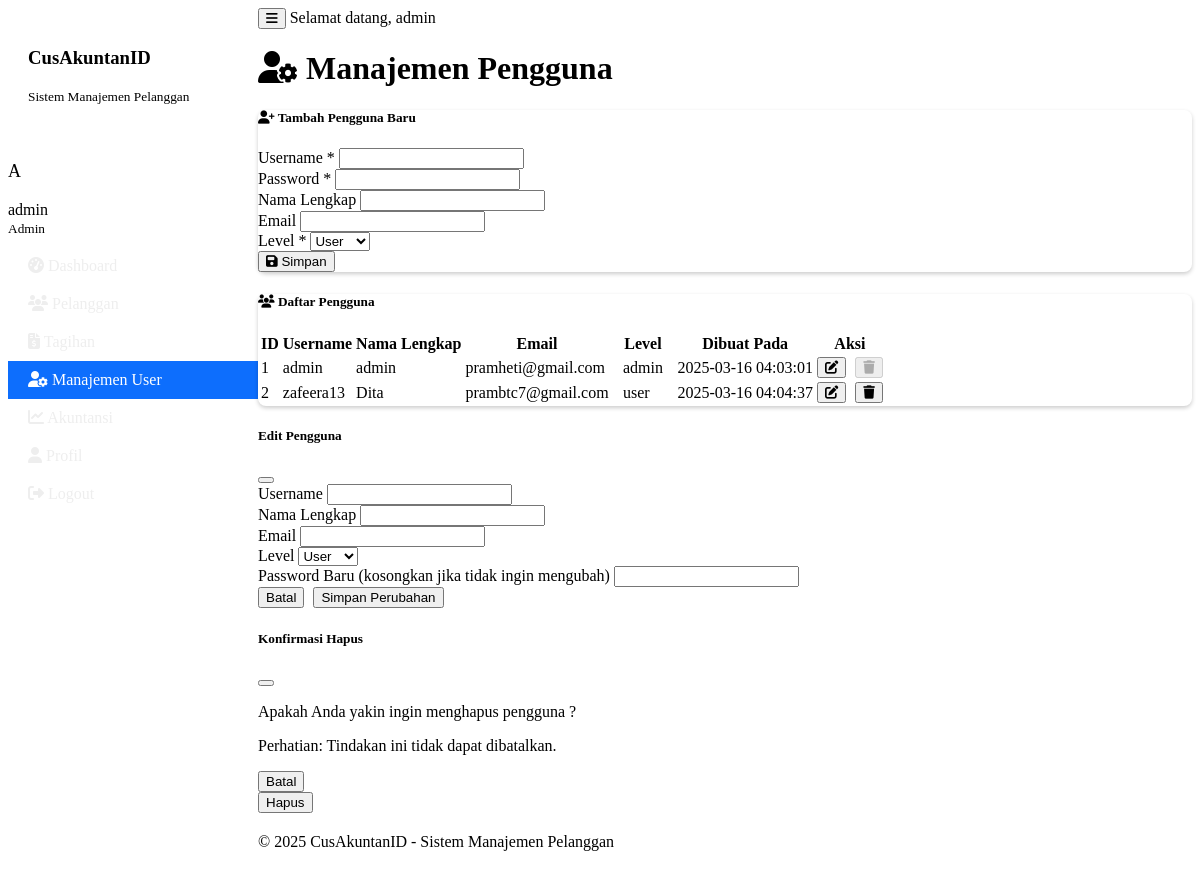
Page /users (signed in) on the earlier database version.
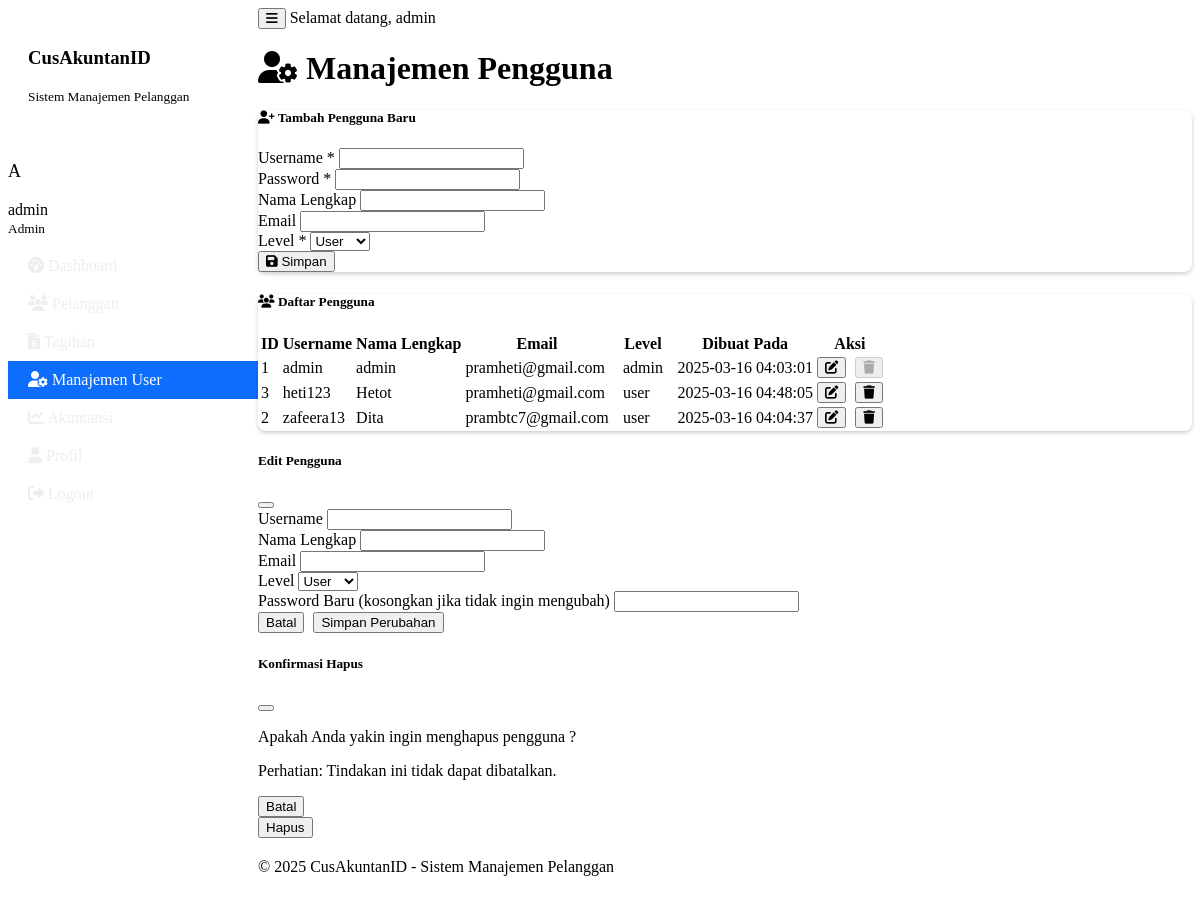
Same page on the later database version.
### tables this page shows
CREATE TABLE pengguna (
            id INTEGER PRIMARY KEY,
            username TEXT UNIQUE NOT NULL,
            password_hash TEXT NOT NULL,
            nama_lengkap TEXT,
            email TEXT,
            level TEXT DEFAULT 'user',
            dibuat_pada TEXT
        );

### main.py (the view)
    def decorated_function(*args, **kwargs):
        if 'user' not in session:
            flash('Anda perlu login terlebih dahulu.', 'warning')
            return redirect(url_for('login'))
        if session['user'].get('level') != 'admin':
            flash('Anda tidak memiliki hak akses ke halaman ini.', 'danger')
            return redirect(url_for('dashboard'))
        return f(*args, **kwargs)

### main.py (called while the page is built)
@app.context_processor
def inject_now():
    return {'now': datetime.datetime.now()}

def admin_required(f):
    def decorated_function(*args, **kwargs):
        if 'user' not in session:
            flash('Anda perlu login terlebih dahulu.', 'warning')
            return redirect(url_for('login'))
        if session['user'].get('level') != 'admin':
            flash('Anda tidak memiliki hak akses ke halaman ini.', 'danger')
            return redirect(url_for('dashboard'))
        return f(*args, **kwargs)
    decorated_function.__name__ = f.__name__
    return decorated_function

@app.route('/users')
@admin_required
def user_list():
    users = pengguna_manager.get_all_users()
    return render_template('user_management.html', users=users)

    def get_connection(self):
        return sqlite3.connect(self.db_path)

    def get_all_users(self):
        conn = None
        try:
            conn = self.get_connection()
            cursor = conn.cursor()
            cursor.execute("SELECT id, username, nama_lengkap, email, level, dibuat_pada FROM pengguna ORDER BY username")
            users = cursor.fetchall()
            return users
        except sqlite3.OperationalError as e:
            print(f"Database error: {e}")
            return []
        finally:
            if conn:
                conn.close()

### templates/user_management.html (shortened to what this page needs)
{% extends "base.html" %}
{% block content %}
<div class="container">
    <h1 class="mb-4"><i class="fas fa-user-cog me-2"></i> Manajemen Pengguna</h1>
    <div class="card mb-4">
        <div class="card-header bg-primary text-white">
            <h5 class="mb-0">
                <i class="fas fa-user-plus me-2"></i> Tambah Pengguna Baru
            </h5>
        </div>
        <div class="card-body">
            <form method="POST" action="{{ url_for('add_user') }}" id="addUserForm">
                <div class="row">
                    <div class="col-md-6 mb-3">
                        <label for="username" class="form-label">Username <span class="text-danger">*</span></label>
                        <input type="text" class="form-control" id="username" name="username" required>
                    </div>
                    <div class="col-md-6 mb-3">
                        <label for="password" class="form-label">Password <span class="text-danger">*</span></label>
                        <input type="password" class="form-control" id="password" name="password" required>
                    </div>
                </div>
                <div class="row">
                    <div class="col-md-6 mb-3">
                        <label for="nama_lengkap" class="form-label">Nama Lengkap</label>
                        <input type="text" class="form-control" id="nama_lengkap" name="nama_lengkap">
                    </div>
                    <div class="col-md-6 mb-3">
                        <label for="email" class="form-label">Email</label>
                        <input type="email" class="form-control" id="email" name="email">
                    </div>
                </div>
                <div class="mb-3">
                    <label for="level" class="form-label">Level <span class="text-danger">*</span></label>
                    <select class="form-select" id="level" name="level" required>
                        <option value="user">User</option>
                    </select>
                </div>
                <div class="text-end">
                    <button type="submit" class="btn btn-primary">
                        <i class="fas fa-save me-2"></i> Simpan
                    </button>
                </div>
            </form>
        </div>
    </div>
    <div class="card">
        <div class="card-header bg-dark text-white">
            <h5 class="mb-0">
                <i class="fas fa-users me-2"></i> Daftar Pengguna
            </h5>
        </div>
        <div class="card-body">
            <div class="table-responsive">
                <table class="table table-striped table-hover">
                    <thead>
                        <tr>
                            <th>ID</th>
                            <th>Username</th>
                            <th>Nama Lengkap</th>
                            <th>Email</th>
                            <th>Level</th>
                            <th>Dibuat Pada</th>
                            <th>Aksi</th>
                        </tr>
                    </thead>
                    <tbody>
                        {% if users %}
                            {% for user in users %}
                            <tr>
                                <td>{{ user[0] }}</td>
                                <td>{{ user[1] }}</td>
                                <td>{{ user[2] or '-' }}</td>
                                <td>{{ user[3] or '-' }}</td>
                                <td>
                                    <span class="badge bg-{{ 'danger' if user[4] == 'admin' else 'info' }}">
                                        {{ user[4] }}
                                    </span>
                                </td>
                                <td>{{ user[5] }}</td>
                                <td>
                                    <button type="button" class="btn btn-sm btn-primary edit-user-btn" data-bs-toggle="modal" data-bs-target="#editUserModal"
                                        data-id="{{ user[0] }}"
                                        data-username="{{ user[1] }}"
                                        data-nama="{{ user[2] or '' }}"
                                        data-email="{{ user[3] or '' }}"
                                        data-level="{{ user[4] }}">
                                        <i class="fas fa-edit"></i>
                                    </button>
                                    {% if user[0] != session.user.id %}
                                    <button type="button" class="btn btn-sm btn-danger delete-user-btn" data-bs-toggle="modal" data-bs-target="#deleteUserModal"
                                        data-id="{{ user[0] }}"
                                        data-username="{{ user[1] }}">
                                        <i class="fas fa-trash"></i>
                                    </button>
                                    {% else %}
                                    <button type="button" class="btn btn-sm btn-secondary" disabled title="Tidak bisa menghapus akun sendiri">
                                        <i class="fas fa-trash"></i>
                                    </button>
                                    {% endif %}
                                </td>
                            </tr>
                            {% endfor %}
                        {% else %}
                            <tr>
                                <td colspan="7" class="text-center">Tidak ada data pengguna</td>
                            </tr>
                        {% endif %}
                    </tbody>
                </table>
            </div>
        </div>
    </div>
</div>
<div class="modal fade" id="editUserModal" tabindex="-1" aria-labelledby="editUserModalLabel" aria-hidden="true">
    <div class="modal-dialog">
        <div class="modal-content">
            <div class="modal-header bg-primary text-white">
                <h5 class="modal-title" id="editUserModalLabel">Edit Pengguna</h5>
                <button type="button" class="btn-close" data-bs-dismiss="modal" aria-label="Close"></button>
            </div>
            <form id="editUserForm" method="POST">
                <div class="modal-body">
                    <div class="mb-3">
                        <label for="edit_username" class="form-label">Username</label>
                        <input type="text" class="form-control" id="edit_username" readonly>
                    </div>
                    <div class="mb-3">
                        <label for="edit_nama_lengkap" class="form-label">Nama Lengkap</label>
                        <input type="text" class="form-control" id="edit_nama_lengkap" name="nama_lengkap">
                    </div>
                    <div class="mb-3">
                        <label for="edit_email" class="form-label">Email</label>
                        <input type="email" class="form-control" id="edit_email" name="email">
                    </div>
                    <div class="mb-3">
                        <label for="edit_level" class="form-label">Level</label>
                        <select class="form-select" id="edit_level" name="level">
                            <option value="user">User</option>
                        </select>
                    </div>
                    <div class="mb-3">
                        <label for="edit_password" class="form-label">Password Baru (kosongkan jika tidak ingin mengubah)</label>
                        <input type="password" class="form-control" id="edit_password" name="password">
                    </div>
                </div>
                <div class="modal-footer">
                    <button type="button" class="btn btn-secondary" data-bs-dismiss="modal">Batal</button>
                    <button type="submit" class="btn btn-primary">Simpan Perubahan</button>
                </div>
            </form>
        </div>
    </div>
</div>
<div class="modal fade" id="deleteUserModal" tabindex="-1" aria-labelledby="deleteUserModalLabel" aria-hidden="true">
    <div class="modal-dialog">
        <div class="modal-content">
            <div class="modal-header bg-danger text-white">
                <h5 class="modal-title" id="deleteUserModalLabel">Konfirmasi Hapus</h5>
                <button type="button" class="btn-close" data-bs-dismiss="modal" aria-label="Close"></button>
            </div>
            <div class="modal-body">
                <p>Apakah Anda yakin ingin menghapus pengguna ?</p>
                <p class="text-danger">Perhatian: Tindakan ini tidak dapat dibatalkan.</p>
            </div>
            <div class="modal-footer">
                <button type="button" class="btn btn-secondary" data-bs-dismiss="modal">Batal</button>
                <form id="deleteUserForm" method="POST">
                    <button type="submit" class="btn btn-danger">Hapus</button>
                </form>
            </div>
        </div>
    </div>
</div>
{% endblock %}

### templates/base.html (shortened to what this page needs)
<!DOCTYPE html>
<html lang="id">
<head>
    <link href="https://cdn.replit.com/agent/bootstrap-agent-dark-theme.min.css" rel="stylesheet">
    <link rel="stylesheet" href="https://cdnjs.cloudflare.com/ajax/libs/font-awesome/6.4.0/css/all.min.css">
    <link rel="stylesheet" href="{{ url_for('static', filename='css/style.css') }}">
</head>
<body>
    <div class="wrapper">
        {% if session.get('user') %}
        <nav id="sidebar" class="bg-dark">
            <div class="sidebar-header text-center">
                <h3>CusAkuntanID</h3>
                <small>Sistem Manajemen Pelanggan</small>
            </div>
            <ul class="list-unstyled components">
                <li class="sidebar-user-info p-3 mb-2 border-bottom">
                    <div class="d-flex align-items-center">
                        <div class="user-avatar bg-primary rounded-circle d-flex justify-content-center align-items-center me-2">
                            <span>{{ session.user.username[0].upper() }}</span>
                        </div>
                        <div>
                            <div>{{ session.user.nama_lengkap or session.user.username }}</div>
                            <small class="text-muted">{{ 'Admin' if session.user.level == 'admin' else 'User' }}</small>
                        </div>
                    </div>
                </li>
                <li class="{% if request.path == '/dashboard' %}active{% endif %}">
                    <a href="{{ url_for('dashboard') }}">
                        <i class="fas fa-tachometer-alt me-2"></i> Dashboard
                    </a>
                </li>
                <li class="{% if '/pelanggan' in request.path %}active{% endif %}">
                    <a href="{{ url_for('pelanggan_list') }}">
                        <i class="fas fa-users me-2"></i> Pelanggan
                    </a>
                </li>
                <li class="{% if '/tagihan' in request.path %}active{% endif %}">
                    <a href="{{ url_for('tagihan_list') }}">
                        <i class="fas fa-file-invoice-dollar me-2"></i> Tagihan
                    </a>
                </li>
                {% if session.user.level == 'admin' %}
                <li class="{% if '/users' in request.path %}active{% endif %}">
                    <a href="{{ url_for('user_list') }}">
                        <i class="fas fa-user-cog me-2"></i> Manajemen User
                    </a>
                </li>
                <li class="{% if '/akuntansi' in request.path %}active{% endif %}">
                    <a href="{{ url_for('akuntansi') }}">
                        <i class="fas fa-chart-line me-2"></i> Akuntansi
                    </a>
                </li>
                {% endif %}
                <li class="{% if '/profile' in request.path %}active{% endif %}">
                    <a href="{{ url_for('profile') }}">
                        <i class="fas fa-user me-2"></i> Profil
                    </a>
                </li>
                <li>
                    <a href="{{ url_for('logout') }}">
                        <i class="fas fa-sign-out-alt me-2"></i> Logout
                    </a>
                </li>
            </ul>
        </nav>
        {% endif %}
        <div id="content" class="{% if not session.get('user') %}w-100 no-sidebar{% endif %}">
            {% if session.get('user') %}
            <nav class="navbar navbar-expand-lg navbar-dark bg-dark">
                <div class="container-fluid">
                    <button type="button" id="sidebarCollapse" class="btn btn-outline-secondary">
                        <i class="fas fa-bars"></i>
                    </button>
                    <span class="navbar-text ms-auto">
                        <span class="d-none d-md-inline">Selamat datang, </span>{{ session.user.nama_lengkap or session.user.username }}
                    </span>
                </div>
            </nav>
            {% endif %}
            <main class="container mt-3">
                {% block content %}{% endblock %}
            </main>
            <footer class="footer mt-auto py-3 bg-dark">
                <div class="container">
                    <div class="text-center text-muted">
                        &copy; {{ now.year }} CusAkuntanID - Sistem Manajemen Pelanggan
                    </div>
                </div>
            </footer>
        </div>
    </div>
</body>
</html>

### static/css/style.css (style rules this page uses)
.wrapper { display: flex; width: 100%; align-items: stretch; }
#sidebar { min-width: 250px; max-width: 250px; min-height: 100vh; transition: all 0.3s; }
#sidebar .sidebar-header { padding: 20px; }
#sidebar ul.components { padding: 20px 0; }
#sidebar ul li a { padding: 10px 20px; display: block; color: #eeeeee; transition: all 0.3s; text-decoration: none; }
#sidebar ul li.active > a { background: #0d6efd; color: #fff; }
#content { width: 100%; min-height: 100vh; transition: all 0.3s; display: flex; flex-direction: column; }
.footer { margin-top: auto; padding: 20px 0; }
.user-avatar { width: 40px; height: 40px; font-size: 18px; }
.sidebar-user-info { margin-bottom: 10px; }
.card { margin-bottom: 20px; border-radius: 0.5rem; box-shadow: 0 0.125rem 0.25rem rgba(0, 0, 0, 0.2); }
.card-header { border-top-left-radius: 0.5rem !important; border-top-right-radius: 0.5rem !important; }
.btn + .btn { margin-left: 5px; }
.table th, .table td { vertical-align: middle; }
.badge.bg-success, .badge.bg-danger, .badge.bg-info, .badge.bg-warning { font-weight: 500; padding: 0.35em 0.65em; }

Differences in the rows shown:
added pengguna: id "3", username "heti123", nama_lengkap "Hetot", email "pramheti@gmail.com", level "user", dibuat_pada "2025-03-16 04:48:05"
